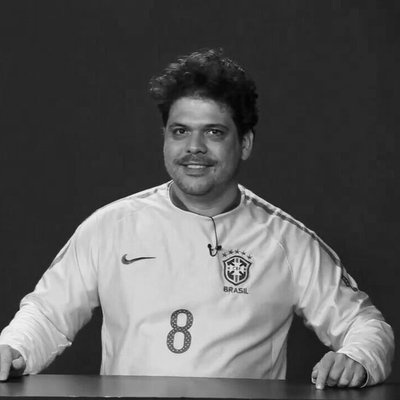
#> input picture AtivDithering/imagem.jpg, 400 x 400 px
$ python Dithering_Paulo_Mendes.py
#> lines starting #> are read from the running program, lines starting #| are printed output that depends on the picture; after the words box and inside, x2 and y2 are one past the last pixel; in counts of white or black regions, pixels touching at a corner belong together
#> further down, img is the input picture: shape (400, 400); min 0, max 248, mean 90.9
# -*- coding: utf-8 -*-
"""
Created on Fri Sep  7 16:34:10 2018

@author: paulo
"""

import numpy as np
import os, cv2
######################DITHERING BASICO##################
def ditheringBasico(img):
    rows, cols = img.shape
#> rows = 400; cols = 400

    nImg = np.zeros((rows, cols), np.uint8)

    threshold = 255//2

    for i in range(rows):
        for j in range(cols):
            if img[i,j] >= threshold:
                nImg[i,j] = 255
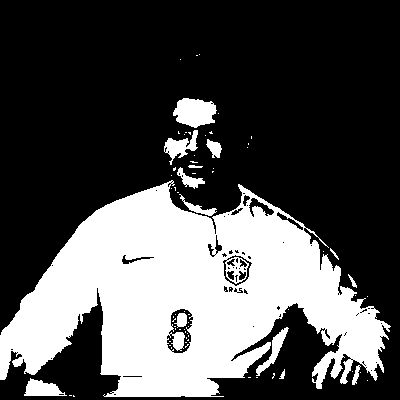
#> nImg: shape (400, 400); 31.8% white; 71 white regions (57 under 20 px), largest, box (x1, y1, x2, y2) and area: (0, 180, 391, 397) 47398, (173, 98, 217, 128) 952, (164, 130, 198, 165) 491

    return nImg
######################MODULACAO ALEATORIA###############
def ditheringModulacaoAleatoria(img):
    rows, cols = img.shape
#> rows = 400; cols = 400

    nImg = np.zeros((rows, cols), np.uint8)

    threshold = 255//2

    for i in range(rows):
        for j in range(cols):
            temp = img[i,j] + np.random.randint(-127, 128)
            if temp >= threshold:
                nImg[i,j] = 255
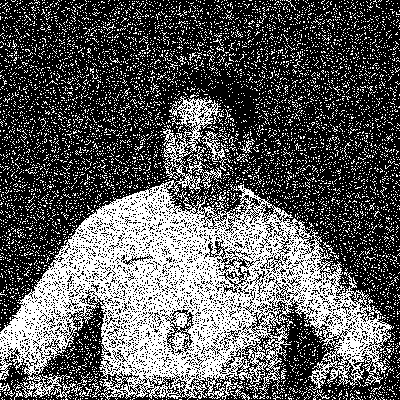
#> nImg: shape (400, 400); 36.2% white in thin lines or dots

    return nImg
######################DITHERING AGLOMERACAO##################
def ditheringAglomeracao(img):
    rows, cols = img.shape
#> rows = 400; cols = 400
    #BASTA DESCOMENTAR A MATRIZ DESEJADA A SER UTILIZADA NA AGLOMERACAO
    #matrix = np.matrix('8 3 4; 6 1 2; 7 5 9')
    matrix = np.matrix('1 7 4; 5 8 3; 6 2 9')
    N = matrix.shape[0]

    nImg = np.zeros((rows, cols), np.uint8)

    for i in range(rows):
        for j in range(cols):

            if img[i,j]/255 >= matrix[i%N,j%N]/(N**2+1):
                nImg[i,j] = 255
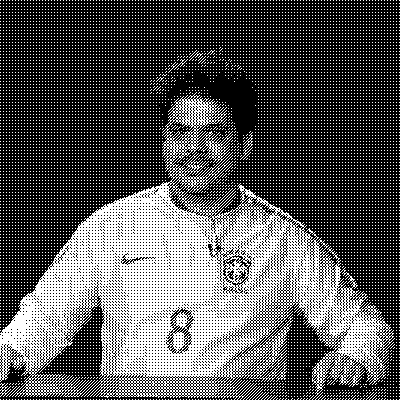
#> nImg: shape (400, 400); 34.1% white in thin lines or dots

    return nImg
######################DITHERING DISPERSAO##################
def ditheringDispersao(img):
    rows, cols = img.shape
#> rows = 400; cols = 400
    #BASTA DESCOMENTAR A MATRIZ DESEJADA A SER UTILIZADA NA DISPERSAO
    #matrix = np.matrix('2 3; 4 1')
    matrix = np.matrix('2 16 3 13; 10 6 11 7; 4 14 1 15; 12 8 9 5')
    N = matrix.shape[0]

    nImg = np.zeros((rows, cols), np.uint8)

    for i in range(rows):
        for j in range(cols):

            if img[i,j]/255 >= matrix[i%N,j%N]/(N**2+1):
                nImg[i,j] = 255
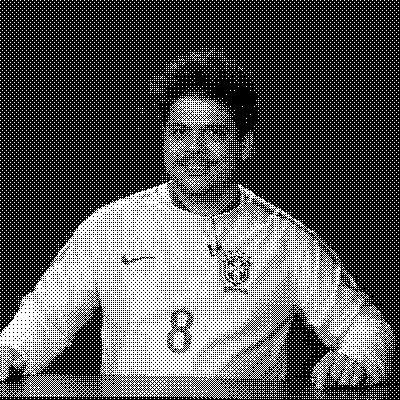
#> nImg: shape (400, 400); 34.4% white in thin lines or dots

    return nImg
######################DITHERING FLOYD STEINBERG##################
def ditheringFloydSteinberg(img):
    rows, cols = img.shape
#> rows = 400; cols = 400

    f = np.float32(img.copy())
    p = np.zeros((rows, cols), np.float32)

    for i in range(rows):
        for j in range(cols):
            if f[i,j] < 128:
                p[i,j] = 0
            else:
                p[i,j] = 255

            e = f[i,j] - p[i,j]

            if i+1 < rows:
                f[i+1,j] += e*7/16
            if j+1 < cols:
                f[i,j+1] += e*5/16
                if i+1 < rows:
                    f[i+1,j+1]  += e*1/16
                if i-1 >= 0:
                    f[i-1,j+1] += e*3/16
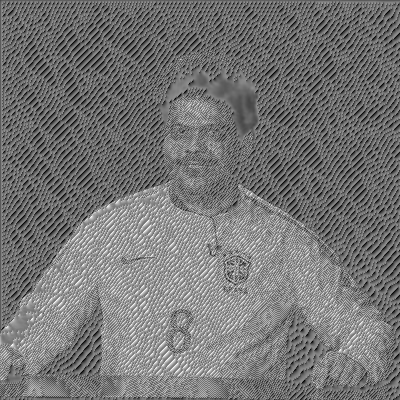
#> f: shape (400, 400) float32; min -71.33, max 322.6, mean 110.6; drawn with min black and max white
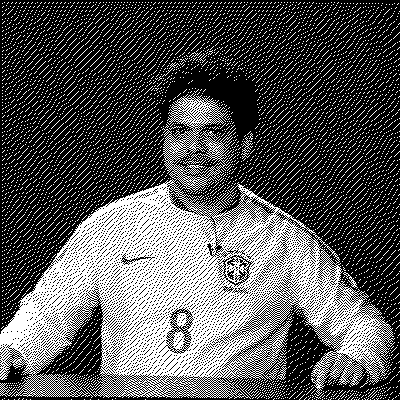
#> p: shape (400, 400) float32; 34.1% white in thin lines or dots

    return p
####################MAIN###############################################
if not os.path.exists('Dithering'):
    os.makedirs('Dithering')

img = cv2.imread("imagem.jpg", 0)

cv2.imwrite("Dithering/Original.jpg", img)

cv2.imwrite("Dithering/Basico.jpg", ditheringBasico(img))

cv2.imwrite("Dithering/ModulacaoAleatoria.jpg", ditheringModulacaoAleatoria(img))

cv2.imwrite("Dithering/Aglomeracao.jpg", ditheringAglomeracao(img))

cv2.imwrite("Dithering/Dispersao.jpg", ditheringDispersao(img))

cv2.imwrite("Dithering/FloydSteinberg.jpg", ditheringFloydSteinberg(img))
